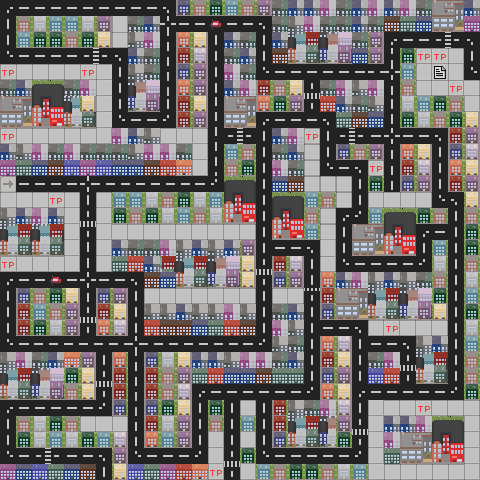

Below is a game level as drawn by its tile map, then a one-line description and the .tmx file that defines it, in full:
An orthogonal 30x30 tile map with 16x16 px tiles, 2 tile layers (Tile Layer 1, objects).

<map version="1.10" tiledversion="1.11.0" orientation="orthogonal" renderorder="right-down" width="30" height="30" tilewidth="16" tileheight="16" infinite="0" nextlayerid="5" nextobjectid="1">
 <tileset firstgid="1" name="city_tileset_" tilewidth="16" tileheight="16" tilecount="300" columns="10">
  <image source="../assets/tilesets/level5_tileset.png" trans="ff00ff" width="160" height="480" />
 </tileset>
 <layer id="1" name="Tile Layer 1" width="30" height="30">
  <data encoding="csv">
198,161,161,161,161,161,161,161,161,161,171,57,51,54,53,51,56,52,21,21,22,52,21,22,21,22,52,31,32,21,
163,51,25,53,53,25,56,223,52,21,182,161,161,161,161,161,171,52,26,22,52,52,21,52,28,30,27,41,42,50,
163,53,54,54,51,54,45,213,26,22,192,35,45,163,21,52,163,21,36,37,38,39,52,56,198,161,161,164,165,171,
206,161,161,161,161,164,165,171,21,52,193,58,55,163,52,21,163,28,46,47,48,49,27,56,172,54,211,212,213,163,
216,216,216,216,216,216,215,163,26,52,194,57,56,163,22,52,206,161,161,161,161,161,161,181,182,53,221,222,223,206,
52,21,23,24,52,22,225,163,38,39,195,35,56,163,21,22,58,51,45,168,52,22,26,22,196,51,231,232,233,238,
31,32,33,34,36,45,225,163,48,49,163,58,45,176,31,32,35,54,56,178,40,21,52,26,163,25,53,54,51,167,
41,42,43,44,46,47,225,206,161,161,162,58,56,175,41,42,198,161,161,161,171,30,28,27,177,54,25,51,54,45,
216,216,216,216,216,216,167,22,21,26,166,166,211,174,164,165,163,21,22,191,163,164,165,161,182,161,161,171,58,56,
21,26,22,52,22,52,52,52,26,22,22,52,167,173,53,51,163,52,21,191,163,57,51,56,196,35,45,163,57,55,
50,30,27,28,29,50,29,27,27,28,40,1,167,172,51,54,163,22,52,191,206,161,171,191,196,58,55,163,35,45,
2,161,161,161,161,182,183,184,185,186,187,188,161,162,23,24,163,27,28,191,191,191,163,54,197,57,56,163,58,56,
215,216,217,216,218,163,213,53,53,25,51,54,25,53,33,34,163,23,24,53,51,191,163,211,212,211,238,206,171,45,
26,21,22,21,167,168,167,54,51,54,25,53,51,25,43,44,163,33,34,51,191,198,162,53,23,24,54,51,163,51,
36,37,36,37,167,178,167,238,238,238,238,238,238,238,238,238,163,43,44,53,191,163,31,32,33,34,198,161,163,54,
46,47,46,47,167,177,167,21,52,52,22,26,21,26,21,56,163,161,161,171,223,163,41,42,43,44,163,53,163,54,
166,166,166,166,167,177,167,30,40,21,37,36,37,38,39,45,168,58,55,163,233,206,161,161,161,161,162,25,163,51,
198,161,161,161,161,182,161,161,171,28,27,46,47,48,49,45,178,57,56,163,35,21,22,26,21,26,52,51,163,25,
163,57,51,54,45,197,57,56,163,211,238,238,238,238,238,238,163,191,238,178,58,31,32,36,37,38,39,54,163,53,
163,58,53,51,56,168,58,45,163,26,26,21,26,26,22,26,163,52,21,163,57,41,42,46,47,48,49,45,163,54,
163,58,54,25,56,178,35,55,163,40,28,28,27,30,40,28,163,22,26,163,161,161,171,211,238,238,238,238,163,25,
206,161,201,202,203,204,205,181,182,183,184,185,186,187,188,161,162,26,52,163,35,55,163,161,161,171,26,21,163,53,
26,22,52,21,1,56,163,35,192,57,25,45,21,21,26,22,22,52,21,163,58,45,163,52,22,168,36,37,163,51,
36,37,38,39,54,45,168,58,193,58,51,56,30,40,27,27,28,30,30,163,57,56,163,29,40,178,46,47,163,51,
46,47,48,49,51,45,178,58,194,58,51,55,198,161,161,161,161,161,161,162,35,45,198,161,161,161,161,161,162,54,
198,161,161,161,161,161,162,57,195,57,54,45,163,54,163,191,163,58,26,52,22,55,163,167,238,238,238,238,238,238,
163,51,25,54,51,231,232,211,196,58,25,56,163,51,163,53,163,58,36,37,38,56,168,167,21,21,22,23,24,167,
163,54,25,53,25,54,53,55,197,35,53,56,163,167,163,167,163,57,46,47,48,54,178,167,22,31,32,33,34,167,
206,161,164,165,161,161,171,56,206,161,161,161,162,167,168,54,206,161,161,161,161,161,162,167,30,41,42,43,3,167,
50,27,29,30,27,28,163,45,29,30,50,40,1,167,178,167,53,51,54,54,51,25,53,225,217,217,217,217,217,167
</data>
 </layer>
 <layer id="4" name="objects" width="30" height="30">
  <data encoding="csv">
0,0,0,0,0,0,0,0,0,0,0,0,0,0,0,0,0,0,0,0,0,0,0,0,0,0,0,0,0,0,
0,0,0,0,0,0,0,0,0,0,0,0,0,5,0,0,0,0,0,0,0,0,0,0,0,0,0,0,0,0,
0,0,0,0,0,0,0,0,0,0,0,0,0,0,0,0,0,0,0,0,0,0,0,0,0,0,0,0,0,0,
0,0,0,0,0,0,0,0,0,0,0,0,0,0,0,0,0,0,0,0,0,0,0,0,0,0,4,4,0,0,
4,0,0,0,0,4,0,0,0,0,0,0,0,0,0,0,0,0,0,0,0,0,0,0,0,0,0,6,0,0,
0,0,0,0,0,0,0,0,0,0,0,0,0,0,0,0,0,0,0,0,0,0,0,0,0,0,0,0,4,0,
0,0,0,0,0,0,0,0,0,0,0,0,0,0,0,0,0,0,0,0,0,0,0,0,0,0,0,0,0,0,
0,0,0,0,0,0,0,0,0,0,0,0,0,0,0,0,0,0,0,0,0,0,0,0,0,0,0,0,0,0,
4,0,0,0,0,0,0,0,0,0,0,0,0,0,0,0,0,0,0,4,0,0,0,0,0,0,0,0,0,0,
0,0,0,0,0,0,0,0,0,0,0,0,0,0,0,0,0,0,0,0,0,0,0,0,0,0,0,0,0,0,
0,0,0,0,0,0,0,0,0,0,0,0,0,0,0,0,0,0,0,0,0,0,0,4,0,0,0,0,0,0,
0,0,0,0,0,0,0,0,0,0,0,0,0,0,0,0,0,0,0,0,0,0,0,0,0,0,0,0,0,0,
0,0,0,4,0,0,0,0,0,0,0,0,0,0,0,0,0,0,0,0,0,0,0,0,0,0,0,0,0,0,
0,0,0,0,0,0,0,0,0,0,0,0,0,0,0,0,0,0,0,0,0,0,0,0,0,0,0,0,0,0,
0,0,0,0,0,0,0,0,0,0,0,0,0,0,0,0,0,0,0,0,0,0,0,0,0,0,0,0,0,0,
0,0,0,0,0,0,0,0,0,0,0,0,0,0,0,0,0,0,0,0,0,0,0,0,0,0,0,0,0,0,
4,0,0,0,0,0,0,0,0,0,0,0,0,0,0,0,0,0,0,0,0,0,0,0,0,0,0,0,0,0,
0,0,0,5,0,0,0,0,0,0,0,0,0,0,0,0,0,0,0,0,0,0,0,0,0,0,0,0,0,0,
0,0,0,0,0,0,0,0,0,0,0,0,0,0,0,0,0,0,0,0,0,0,0,0,0,0,0,0,0,0,
0,0,0,0,0,0,0,0,0,0,0,0,0,0,0,0,0,0,0,0,0,0,0,0,0,0,0,0,0,0,
0,0,0,0,0,0,0,0,0,0,0,0,0,0,0,0,0,0,0,0,0,0,0,0,4,0,0,0,0,0,
0,0,0,0,0,0,0,0,0,0,0,0,0,0,0,0,0,0,0,0,0,0,0,0,0,0,0,0,0,0,
0,0,0,0,0,0,0,0,0,0,0,0,0,0,0,0,0,0,0,0,0,0,0,0,0,0,0,0,0,0,
0,0,0,0,0,0,0,0,0,0,0,0,0,0,0,0,0,0,0,0,0,0,0,0,0,0,0,0,0,0,
0,0,0,0,0,0,0,0,0,0,0,0,0,0,0,0,0,0,0,0,0,0,0,0,0,0,0,0,0,0,
0,0,0,0,0,0,0,0,0,0,0,0,0,0,0,0,0,0,0,0,0,0,0,0,0,0,4,0,0,0,
0,0,0,0,0,0,0,0,0,0,0,0,0,0,0,0,0,0,0,0,0,0,0,0,0,0,0,0,0,0,
0,0,0,0,0,0,0,0,0,0,0,0,0,0,0,0,0,0,0,0,0,0,0,0,0,0,0,0,0,0,
0,0,0,0,0,0,0,0,0,0,0,0,0,0,0,0,0,0,0,0,0,0,0,0,0,0,0,0,0,0,
0,0,0,0,0,0,0,0,0,0,0,0,0,4,0,0,0,0,0,0,0,0,0,0,0,0,0,0,0,0
</data>
 </layer>
</map>